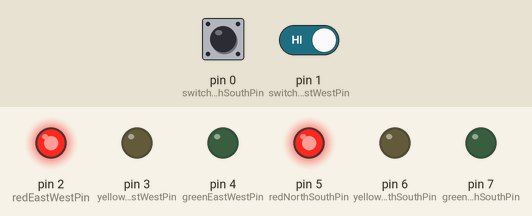
The sketch below on a simulated Arduino Uno, built with avr-gcc and run on an emulated ATmega328P. Parts: output pins drawn as LEDs (lit = HIGH). The inputs (shaded band) are chosen by the test bench; at power-on: pin 1 (switchEastWestPin) HIGH, pin 0 (switchNorthSouthPin) HIGH.

Above: at 15.2 s.
15.3 s: pin 1 (switchEastWestPin) driven HIGH
At 16.3 s:
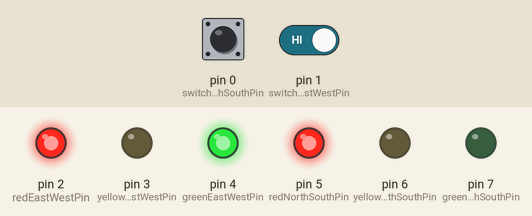
29.3 s: pin 1 (switchEastWestPin) driven LOW
At 33.3 s:
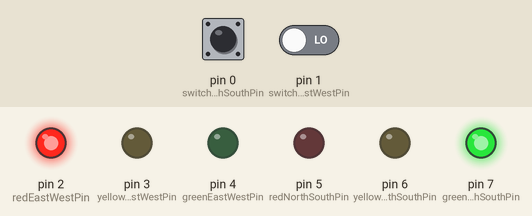
41.3 s: pin 1 (switchEastWestPin) driven HIGH
At 43.3 s:
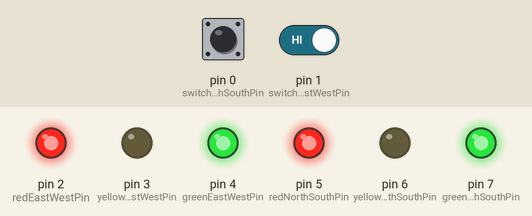
Timing chart, 0 to 54.3 s (numbered marks = the images above; inputs shaded):
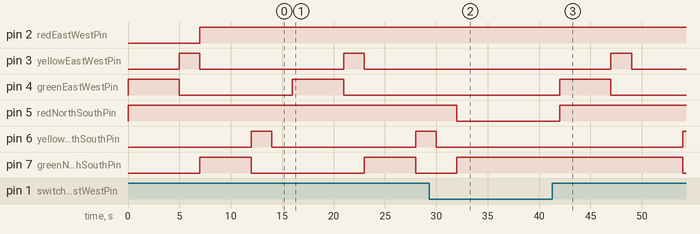

Measured:
- after the input at 29.3 s, pin 3 (yellowEastWestPin): stays LOW (without the input it goes to HIGH after 7.7 s); pin 4 (greenEastWestPin): stays LOW (without the input it goes to HIGH after 2.7 s); pin 5 (redNorthSouthPin): HIGH → LOW after 2.7 s; pin 7 (greenNorthSouthPin): LOW → HIGH after 2.7 s instead of 9.7 s
- after the input at 41.3 s, pin 3 (yellowEastWestPin): LOW → HIGH after 5.7 s, → LOW 2.0 s later; pin 4 (greenEastWestPin): LOW → HIGH after 0.70 s, → LOW 5.0 s later; pin 5 (redNorthSouthPin): LOW → HIGH after 0.70 s; pin 6 (yellowNorthSouthPin): LOW → HIGH after 12.7 s; pin 7 (greenNorthSouthPin): HIGH → LOW after 12.7 s

The sketch:

TRAFFWITHSENSOR.ino
```cpp
// Define the pins for the traffic light LEDs
const int redNorthSouthPin = 5;
const int yellowNorthSouthPin = 6;
const int greenNorthSouthPin = 7;
const int switchNorthSouthPin = 0; // Pin for the switch

const int redEastWestPin = 2;
const int yellowEastWestPin = 3;
const int greenEastWestPin = 4;
const int switchEastWestPin = 1; // Pin for the switch

// Define the time (in milliseconds) for each traffic light state
const unsigned long redLightTime = 5000;     // 5 seconds
const unsigned long yellowLightTime = 2000;  // 2 seconds
const unsigned long greenLightTime = 5000;   // 5 seconds

// Flags to determine the control mode
bool switchControlMode = false;

void setup() {
  // Initialize the LED pins as output
  pinMode(redNorthSouthPin, OUTPUT);
  pinMode(yellowNorthSouthPin, OUTPUT);
  pinMode(greenNorthSouthPin, OUTPUT);

  pinMode(redEastWestPin, OUTPUT);
  pinMode(yellowEastWestPin, OUTPUT);
  pinMode(greenEastWestPin, OUTPUT);

  // Initialize the switch pins as input with internal pull-up resistors
  pinMode(switchNorthSouthPin, INPUT_PULLUP);
  pinMode(switchEastWestPin, INPUT_PULLUP);
}

void loop() {
  // Read the state of the switches
  int northSouthSwitchState = digitalRead(switchNorthSouthPin);
  int eastWestSwitchState = digitalRead(switchEastWestPin);

  // If both switches are HIGH, use the traffic light sequence (first code)
  if (northSouthSwitchState == HIGH && eastWestSwitchState == HIGH) {
    switchControlMode = false;

    // Traffic Light Sequence
    digitalWrite(redNorthSouthPin, HIGH);
    digitalWrite(greenEastWestPin, HIGH);
    delay(greenLightTime);

    digitalWrite(greenEastWestPin, LOW);
    digitalWrite(yellowEastWestPin, HIGH);
    delay(yellowLightTime);

    digitalWrite(yellowEastWestPin, LOW);
    digitalWrite(redEastWestPin, HIGH);
    digitalWrite(greenNorthSouthPin, HIGH);
    delay(greenLightTime);

    digitalWrite(greenNorthSouthPin, LOW);
    digitalWrite(yellowNorthSouthPin, HIGH);
    delay(yellowLightTime);

    digitalWrite(yellowNorthSouthPin, LOW);
    digitalWrite(redNorthSouthPin, HIGH);
  }
  // If only one of the switches is HIGH, use switch-based control (second code)
  else {
    switchControlMode = true;

    // Control the North-South Traffic Lights
    if (northSouthSwitchState == HIGH) {
      digitalWrite(greenNorthSouthPin, HIGH);
      digitalWrite(redNorthSouthPin, LOW);
    } else {
      digitalWrite(greenNorthSouthPin, LOW);
      digitalWrite(redNorthSouthPin, HIGH);
    }

    // Control the East-West Traffic Lights
    if (eastWestSwitchState == HIGH) {
      digitalWrite(greenEastWestPin, HIGH);
      digitalWrite(redEastWestPin, LOW);
    } else {
      digitalWrite(greenEastWestPin, LOW);
      digitalWrite(redEastWestPin, HIGH);
    }
  }

  // Add a short delay before updating the traffic light state again
  delay(yellowLightTime);
}
```
